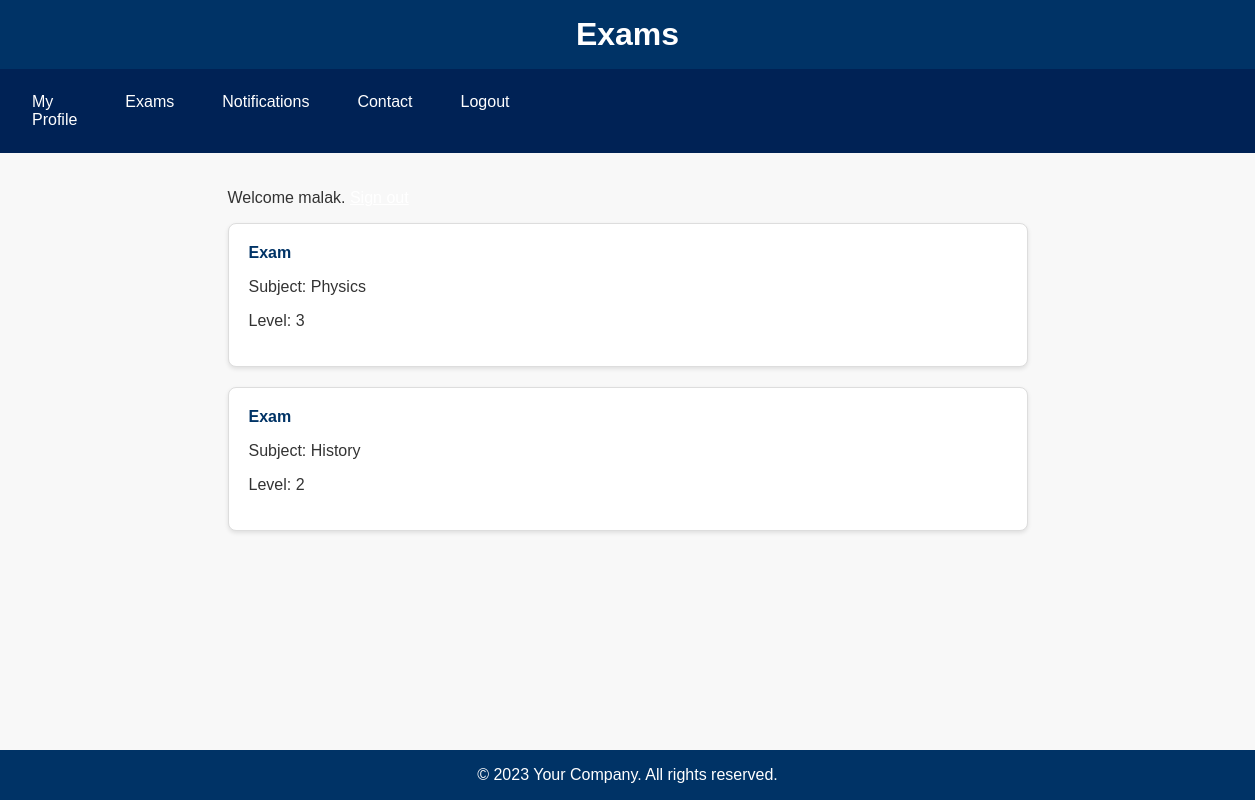
Page /api/exams/ (signed in) on the earlier database version.
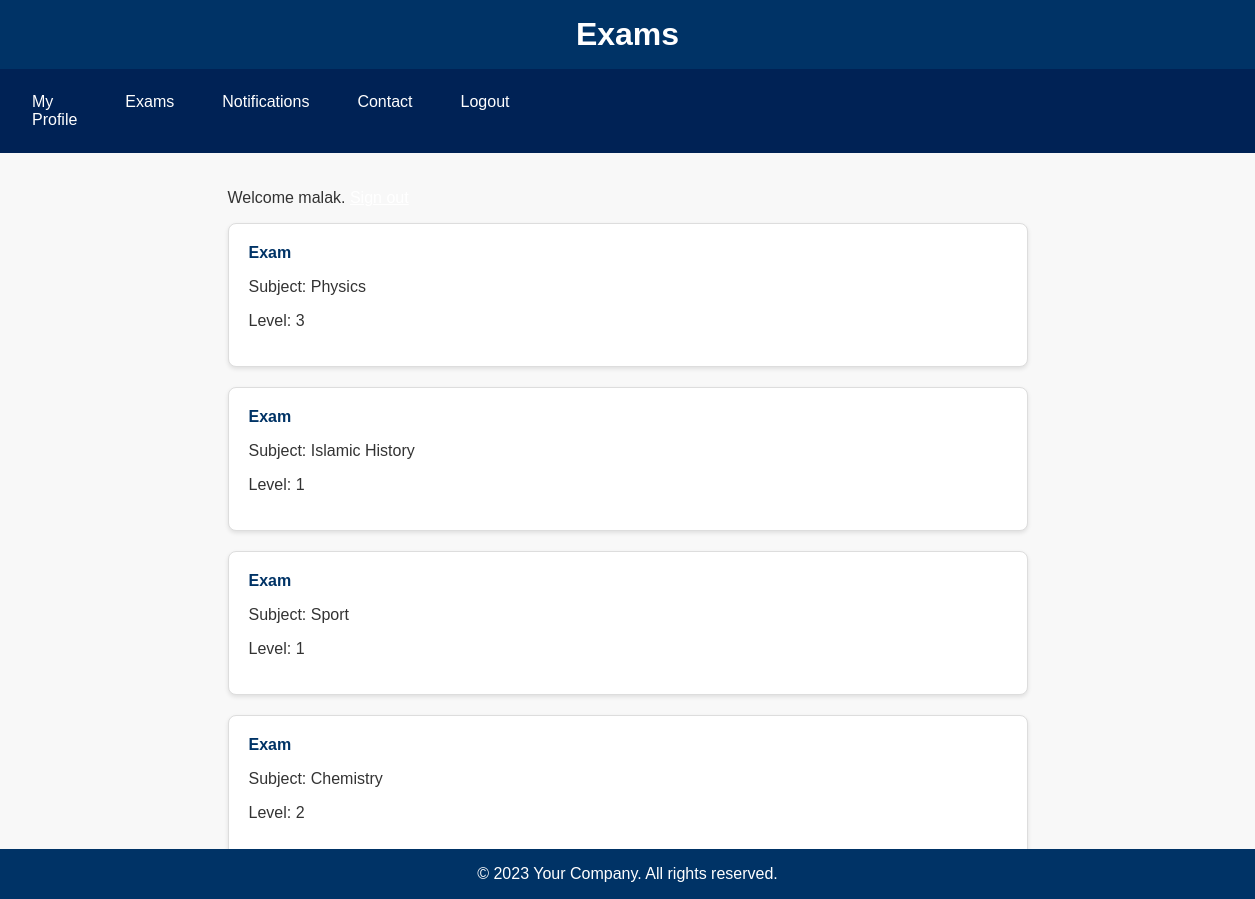
Same page on the later database version.
### exams/models.py (models this page shows, shortened)
class Exam(models.Model):
    subject = models.CharField(max_length=50)
    level = models.IntegerField(
        default=1,
        validators=[
            MinValueValidator(1),  # Change the limit_value as needed
            MaxValueValidator(4)  # Change the limit_value as needed
        ])
    questions = models.ManyToManyField('Question', related_name='exams')

### exams/views.py (the view)
# urls.py: path('exams/', include('exams.urls')),
def exams(request):
    if request.user.is_anonymous == True:
        return redirect(EMS.views.signin)
    is_teacher = request.user.groups.filter(name='Teacher_Group').exists()
    is_manager = request.user.groups.filter(name='Principle').exists()
    contests = Exam.objects.all()
    return render(request, 'exams/exams.html', {'contests': contests, "manger": is_manager, "is_teacher": is_teacher})
    messages.info(request, 'you must Login')
    return redirect(go_to_singin)

### templates/exams/exams.html (shortened to what this page needs)
<!DOCTYPE html>
<html lang="en">
<head>
</head>
<body>
    <header>
        <h1>Exams</h1>
    </header>
    <nav>
        <a href="{% url 'myprofile' %}">My Profile</a>
        <a href="{% url 'exams' %}">Exams</a>
        <a href="{% url 'notifications' %}">Notifications</a>
        {% if manger or not is_teacher %}
        <a href="{% url 'contact' %}">Contact</a>
        {% endif %}
        <a href="{% url 'signout' %}">Logout</a>
        <a href="#"></a><a href="#"></a><a href="#"></a>
        <a href="#"></a><a href="#"></a><a href="#"></a>
        <a href="#"></a><a href="#"></a><a href="#"></a>
        <a href="#"></a><a href="#"></a><a href="#"></a>
        <a href="#"></a><a href="#"></a><a href="#"></a>
    </nav>
    <div class="container">
        <p>Welcome {{ request.user }}. <a href="{% url 'signout' %}" style="color: #fff;">Sign out</a></p>
        {% for contst in contests %}
            <div class="contest">
                <a href="{% url 'exam' contst.pk %}">Exam</a>
                <p>Subject: {{ contst.subject }}</p>
                <p>Level: {{ contst.level }}</p>
            </div>
        {% endfor %}
    </div>
    <footer>
        <p>&copy; 2023 Your Company. All rights reserved.</p>
    </footer>
</body>
</html>

Differences in the rows shown:
removed Exam: subject "History", level "2"
added Exam: subject "Islamic History", level "1"
added Exam: subject "Sport", level "1"
added Exam: subject "Chemistry", level "2"
